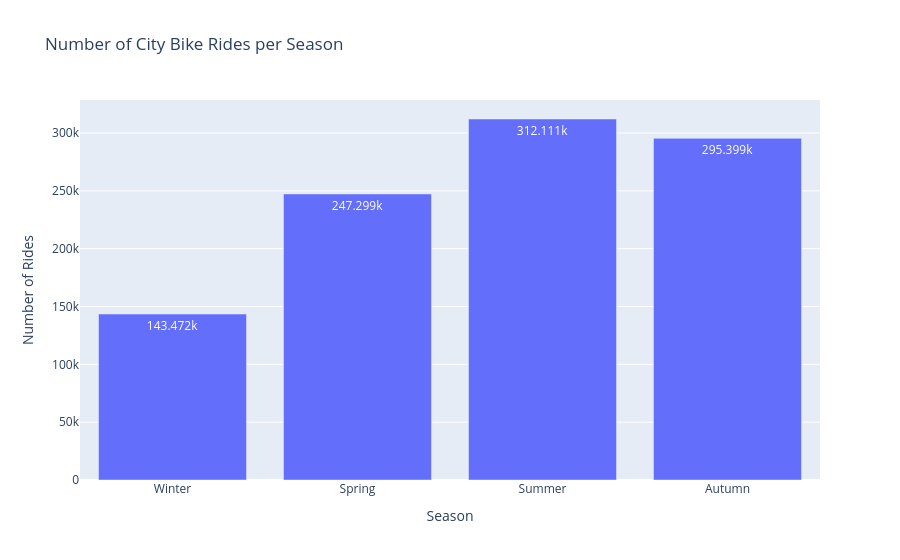

Notebook code cell kept with this figure:
### Code cell
fig = px.bar(
    season_rides,
    x="season",
    y="number_of_rides",
    title="Number of City Bike Rides per Season",
    text_auto=True
)

fig.update_layout(
    xaxis_title="Season",
    yaxis_title="Number of Rides"
)

fig.show()

### Figure 1 — Plotly figure (JSON) as saved in the notebook; plotly's stock layout.template omitted (floating-point values rounded to 4 significant figures)
{"data": [{"hovertemplate": "season=%{x}<br>number_of_rides=%{y}<extra></extra>", "legendgroup": "", "marker": {"color": "#636efa", "pattern": {"shape": ""}}, "name": "", "orientation": "v", "showlegend": false, "textposition": "auto", "texttemplate": "%{y}", "type": "bar", "x": ["Winter", "Spring", "Summer", "Autumn"], "xaxis": "x", "y": [143472, 247299, 312111, 295399], "yaxis": "y"}], "layout": {"barmode": "relative", "legend": {"tracegroupgap": 0}, "title": {"text": "Number of City Bike Rides per Season"}, "xaxis": {"anchor": "y", "domain": [0, 1], "title": {"text": "Season"}}, "yaxis": {"anchor": "x", "domain": [0, 1], "title": {"text": "Number of Rides"}}}}
